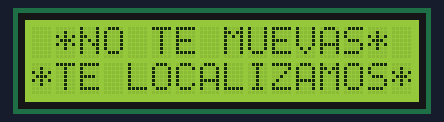
This sketch was run on a simulated Arduino Uno, built with avr-gcc and run on an emulated ATmega328P. Shown: 16×2 character LCD.

Above: at 1.7 s.
At 11.7 s:
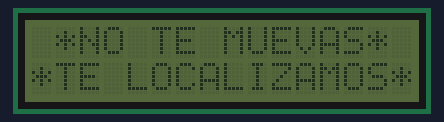

The sketch:

LCD_I2C_Funcionando.ino
```cpp
#include <Wire.h>
#include <LCD.h>
#include <LiquidCrystal_I2C.h>
//#include <SoftwareSerial.h>
#define I2C_ADDR    0x3F

LiquidCrystal_I2C             lcd(I2C_ADDR,2, 1, 0, 4, 5, 6, 7);
void setup()
   {    //Serial.begin(9600);
        lcd.begin (16,2);    // Inicializar el display con 16 caraceres 2 lineas
        lcd.setBacklightPin(3,POSITIVE);
        lcd.setBacklight(LOW); // Apagar luz de fondo
        delay(500);
        lcd.setBacklight(HIGH); // Encender luz de fondo
        delay(500);
        lcd.setBacklight(LOW); // Apagar luz de fondo
        delay(500);
        //lcd.home ();                   // go home
   }
void loop()
   {   //Serial.begin(9600);
       lcd.setBacklight(HIGH); // Encender luz de fondo
       lcd.home ();
       lcd.clear ();
       lcd.setCursor ( 0, 0 );
       lcd.print(" *NO TE MUEVAS*");
       lcd.setCursor ( 0, 1 );        // go to the 2nd line
       lcd.print("*TE LOCALIZAMOS*");
       delay(10000);
       lcd.setBacklight(LOW); // Apagar luz de fondo
       delay(3000);


   }
```

Measured:
- what the display in image 0 shows lasts 10.0 s, from 1.6 s to 11.6 s
- what the display in image 1 shows lasts 3.0 s, from 11.6 s to 14.6 s
